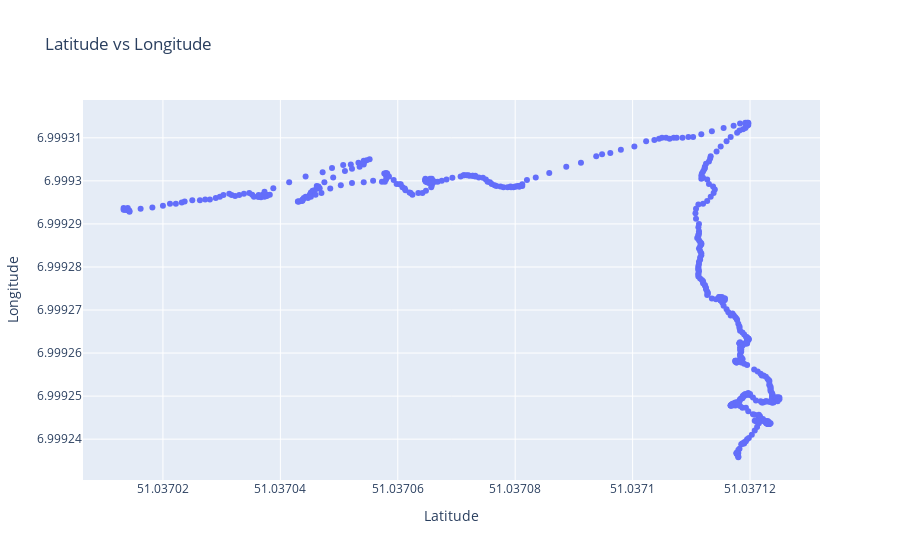

The notebook cell this image was saved under:
### Code cell
figure = px.scatter(data_frame=D.iloc[0:501], x="Latitude", y="Longitude",
                title="Latitude vs Longitude")
figure.show()

### Figure 1 — Plotly figure (JSON) as saved in the notebook; plotly's stock layout.template omitted (floating-point values rounded to 4 significant figures; data arrays with more than 128 entries replaced by an {"elided": "..."} marker saying what was removed)
{"data": [{"hovertemplate": "Latitude=%{x}<br>Longitude=%{y}<extra></extra>", "legendgroup": "", "marker": {"color": "#636efa", "symbol": "circle"}, "mode": "markers", "name": "", "orientation": "v", "showlegend": false, "type": "scatter", "x": {"elided": "501 float values"}, "xaxis": "x", "y": {"elided": "501 float values"}, "yaxis": "y"}], "layout": {"legend": {"tracegroupgap": 0}, "title": {"text": "Latitude vs Longitude"}, "xaxis": {"anchor": "y", "domain": [0, 1], "title": {"text": "Latitude"}}, "yaxis": {"anchor": "x", "domain": [0, 1], "title": {"text": "Longitude"}}}}
